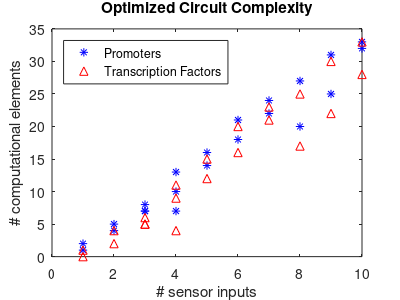
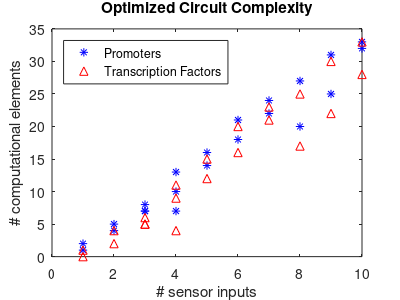

MATLAB code to generate these figures, in order:
size = [1,1,2,2,3,3,3,4,4,4,5,5,6,6,7,7,8,8,9,9,10,10];
FUs = [1,2,4,5,7,7,8,10,7,13,16,14,21,18,24,22,20,27,31,25,32,33];
RPs = [0,1,2,4,5,5,6,9,4,11,15,12,20,16,23,21,17,25,30,22,28,33];

figure('PaperPosition',[1 1 4 3]);
plot(size,FUs,'b*'); hold on;
plot(size,RPs,'r^');
xlabel('# sensor inputs');
ylabel('# computational elements');
legend('Promoters','Transcription Factors','Location','NorthWest');
title('Optimized Circuit Complexity');
print('-depsc','circuit-complexity.eps');
print('-dpdf','circuit-complexity.pdf');
